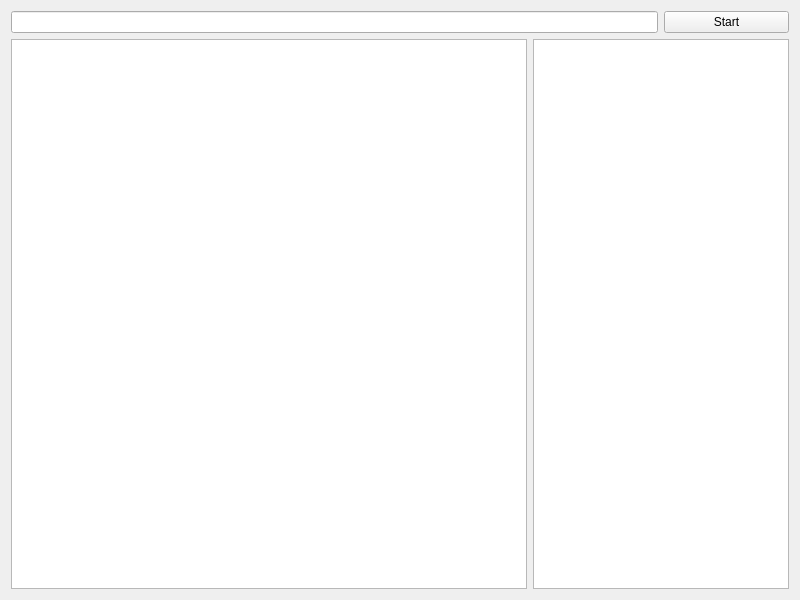
<?xml version="1.0" encoding="UTF-8"?>
<ui version="4.0">
 <class>AsrClient</class>
 <widget class="QWidget" name="AsrClient">
  <property name="geometry">
   <rect>
    <x>0</x>
    <y>0</y>
    <width>800</width>
    <height>600</height>
   </rect>
  </property>
  <property name="windowTitle">
   <string>AsrClient</string>
  </property>
  <layout class="QGridLayout" name="gridLayout" columnstretch="0,0,0">
   <item row="2" column="0">
    <widget class="QTextEdit" name="asrText">
     <property name="readOnly">
      <bool>true</bool>
     </property>
    </widget>
   </item>
   <item row="2" column="1" colspan="2">
    <widget class="QTextEdit" name="jsonText">
     <property name="undoRedoEnabled">
      <bool>true</bool>
     </property>
     <property name="readOnly">
      <bool>true</bool>
     </property>
    </widget>
   </item>
   <item row="1" column="2">
    <widget class="QPushButton" name="start">
     <property name="text">
      <string>Start</string>
     </property>
     <property name="checkable">
      <bool>true</bool>
     </property>
     <property name="autoDefault">
      <bool>false</bool>
     </property>
     <property name="default">
      <bool>false</bool>
     </property>
     <property name="flat">
      <bool>false</bool>
     </property>
    </widget>
   </item>
   <item row="1" column="0" colspan="2">
    <widget class="QLineEdit" name="rtText">
     <property name="readOnly">
      <bool>true</bool>
     </property>
    </widget>
   </item>
  </layout>
 </widget>
 <resources/>
 <connections/>
</ui>
